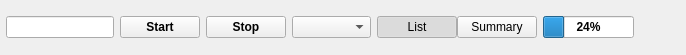
<?xml version="1.0" encoding="UTF-8"?>
<ui version="4.0">
 <class>CrawlerControlWidget</class>
 <widget class="QWidget" name="CrawlerControlWidget">
  <property name="geometry">
   <rect>
    <x>0</x>
    <y>0</y>
    <width>686</width>
    <height>55</height>
   </rect>
  </property>
  <property name="windowTitle">
   <string>crawlerControlWidget</string>
  </property>
  <layout class="QVBoxLayout" name="verticalLayout">
   <property name="leftMargin">
    <number>0</number>
   </property>
   <property name="topMargin">
    <number>0</number>
   </property>
   <property name="rightMargin">
    <number>0</number>
   </property>
   <property name="bottomMargin">
    <number>0</number>
   </property>
   <item>
    <widget class="QWidget" name="crawlerControlWidget" native="true">
     <property name="styleSheet">
      <string notr="true"/>
     </property>
     <layout class="QGridLayout" name="gridLayout">
      <property name="leftMargin">
       <number>6</number>
      </property>
      <property name="topMargin">
       <number>6</number>
      </property>
      <property name="rightMargin">
       <number>6</number>
      </property>
      <property name="bottomMargin">
       <number>6</number>
      </property>
      <property name="spacing">
       <number>6</number>
      </property>
      <item row="0" column="9">
       <spacer name="horizontalSpacer_2">
        <property name="orientation">
         <enum>Qt::Horizontal</enum>
        </property>
        <property name="sizeHint" stdset="0">
         <size>
          <width>40</width>
          <height>20</height>
         </size>
        </property>
       </spacer>
      </item>
      <item row="0" column="2">
       <widget class="QPushButton" name="stopCrawlingButton">
        <property name="font">
         <font>
          <weight>75</weight>
          <bold>true</bold>
         </font>
        </property>
        <property name="text">
         <string>Stop</string>
        </property>
       </widget>
      </item>
      <item row="0" column="8">
       <widget class="QProgressBar" name="progressBar">
        <property name="font">
         <font>
          <weight>75</weight>
          <bold>true</bold>
         </font>
        </property>
        <property name="value">
         <number>24</number>
        </property>
       </widget>
      </item>
      <item row="0" column="1">
       <widget class="QPushButton" name="startOrConrinueCrawlingButton">
        <property name="font">
         <font>
          <weight>75</weight>
          <bold>true</bold>
         </font>
        </property>
        <property name="text">
         <string>Start</string>
        </property>
       </widget>
      </item>
      <item row="0" column="3">
       <widget class="QComboBox" name="viewTypeComboBox">
        <property name="font">
         <font>
          <weight>75</weight>
          <bold>true</bold>
         </font>
        </property>
       </widget>
      </item>
      <item row="0" column="0">
       <widget class="QLineEdit" name="urlLineEdit"/>
      </item>
      <item row="0" column="4">
       <layout class="QHBoxLayout" name="viewModeLayout">
        <property name="spacing">
         <number>0</number>
        </property>
        <item>
         <widget class="QPushButton" name="generalViewButton">
          <property name="text">
           <string>List</string>
          </property>
          <property name="checkable">
           <bool>true</bool>
          </property>
          <property name="checked">
           <bool>true</bool>
          </property>
          <property name="groupButton" stdset="0">
           <string notr="true">left</string>
          </property>
         </widget>
        </item>
        <item>
         <widget class="QPushButton" name="summaryViewButton">
          <property name="text">
           <string>Summary</string>
          </property>
          <property name="checkable">
           <bool>true</bool>
          </property>
          <property name="groupButton" stdset="0">
           <string notr="true">right</string>
          </property>
         </widget>
        </item>
       </layout>
      </item>
     </layout>
    </widget>
   </item>
  </layout>
 </widget>
 <resources/>
 <connections/>
</ui>
